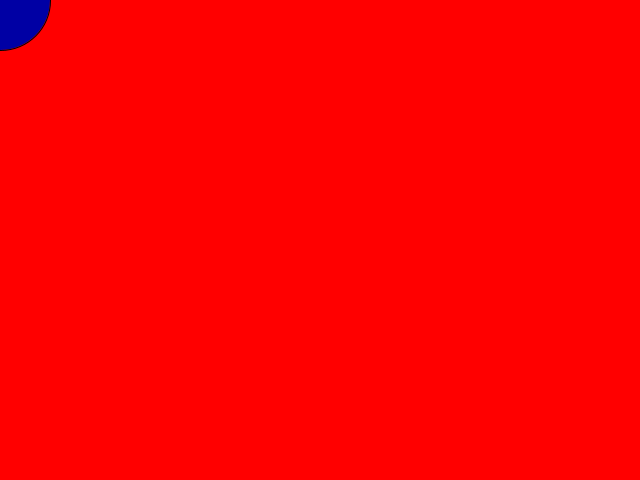
Frame 1 (no input)
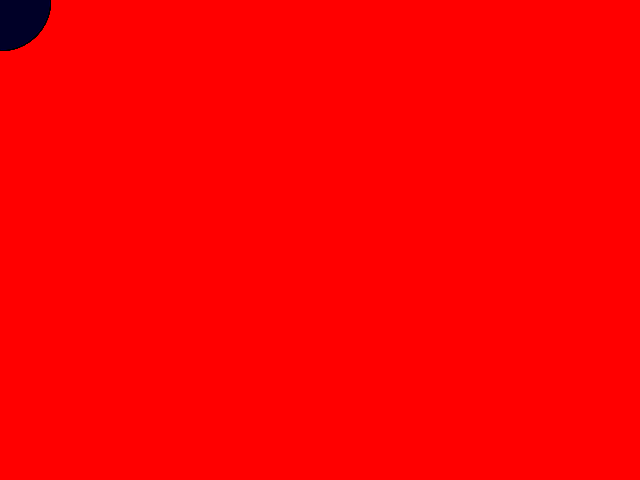
Frame 60 (the mouse pressed at the canvas centre just before this capture)
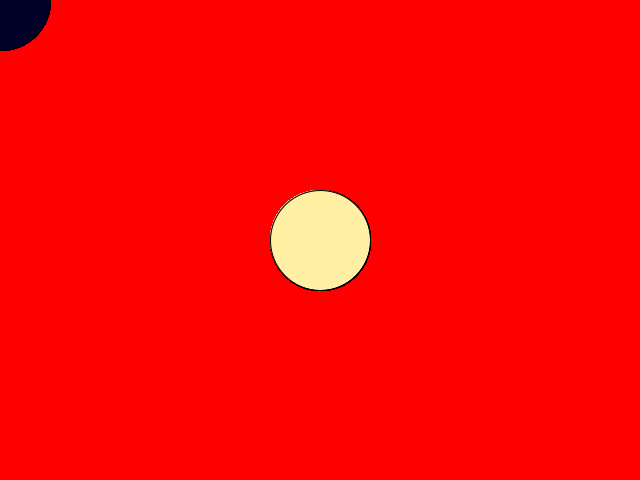
Frame 120 (the mouse held since frame 60 and released just before this capture)

The Processing sketch that drew these frames (run headless with seeded random() and noise(); from frame 60 on, the mouse is pressed at the canvas centre):

// Processing sketch: ejemplo2
// ── ejemplo2.pde
void setup(){
  size(640,480);
  background(255,0,0);
}
void draw(){
  fill(mouseX,mouseY,random(255));
  ellipse(mouseX,mouseY,100,100);
}
